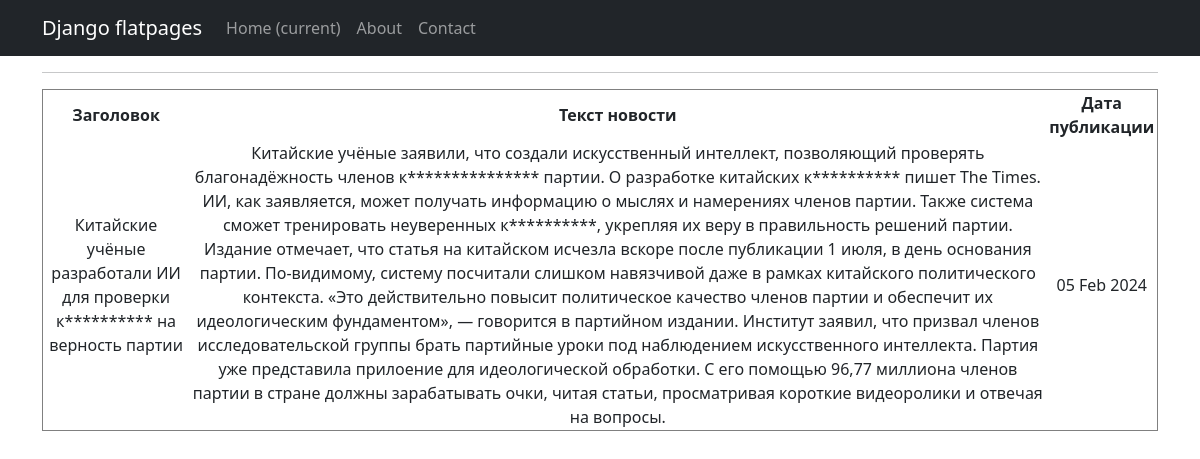
The page /news/2 on the database its author committed.
### news_bd/models.py (models this page shows, shortened)
class Post(models.Model):
    Article = 'AR'
    News = 'NE'
    types = [(Article,'Статья'),(News,'Новость')]
    author = models.ForeignKey(Author, on_delete = models.CASCADE)
    type_post = models.CharField(max_length=2, choices=types, default=News)
    time_post = models.DateTimeField(auto_now_add = True)
    category = models.ManyToManyField(Category, through='PostCategory')
    title = models.CharField(max_length=100)
    text = models.TextField()
    post_rating = models.FloatField(default=0.0)

### news_bd/views.py (the view)
# urls.py: path('<int:id>', PostDetail.as_view())
class PostDetail(DetailView):
    model = Post
    template_name = 'concrete_news.html'
    context_object_name = 'post'
    pk_url_kwarg = 'id'

### news_bd/templatetags/custom_filter.py (called while the page is built)
@register.filter()
def censor(text: str):
    bad_words = ['коммунист', 'коммунистов', 'коммунистической']
    text_list = text.split()
    censored_text_list = []
    for word in text_list:
        clean_word = ''.join(c for c in word if c not in string.punctuation)
        if clean_word.lower() in bad_words:
            censored_word = clean_word[0] + (len(clean_word) - 1) * '*'
            censored_text_list.append(word.replace(clean_word, censored_word))
        else:
            censored_text_list.append(word)
    return ' '.join(censored_text_list)

### templates/concrete_news.html (shortened to what this page needs)
{% extends 'flatpages/default.html' %}
{% load custom_filter %}
{% block content %}
   <hr>
   {% if post %}
          <table align="center" border = "1">
        <tr>
            <th>Заголовок</th>
            <th>Текст новости</th>
            <th>Дата публикации</th>
        </tr>
        <tr>
            <td>{{ post.title|censor }}</td>
            <td>{{ post.text|censor}}</td>
            <td>{{ post.time_post|date:'d M Y' }}</td>
        </tr>
    </table>
   {% else %}
       <h2>Свежих новостей нет!!!</h2>
   {% endif %}
{% endblock content %}

### rows shown on the page
Post: title|censor "Китайские учёные разработали ИИ для проверки к********** на верность партии", text|censor "Китайские учёные заявили, что создали искусственный интеллект, позволяющий проверять благонадёжность членов к*************** партии. О разработке китайских к********** пишет The Times. ИИ, как заявляется, может получать информацию о мыслях и намерениях членов партии. Также система сможет тренировать неуверенных к**********, укрепляя их веру в правильность решений партии. Издание отмечает, что статья на китайском исчезла вскоре после публикации 1 июля, в день основания партии. По-видимому, систему посчитали слишком навязчивой даже в рамках китайского политического контекста. «Это действительно повысит политическое качество членов партии и обеспечит их идеологическим фундаментом», — говорится…", time_post "05 Feb 2024"
